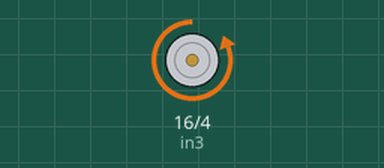
Recording of a program running on a simulated ESP8266 board running MicroPython. Shown: motor-driver pin pairs drawn as motors (green arrow = first pin HIGH = forward, orange = second pin HIGH = backward, longer = more drive). What the program prints to the serial console is not drawn. At 40.0 s the program stops and its outputs stay as they are.

Above: at 1.0 s.
At 3.0 s:
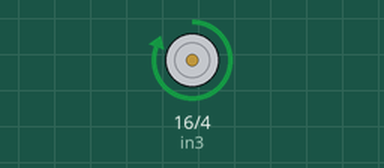
Timing chart, 0 to 5.2 s (numbered marks = the images above):
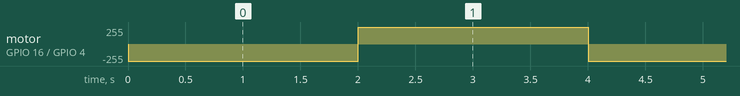

The program:

main.py
```python
import esp
import machine
from machine import Pin, PWM
import time

def pwm_motor(freq, duty):

    pwm_dc = PWM(Pin(5))
    pwm_dc.freq(freq)
    pwm_dc.duty(duty)

def pwm_servo(duty_cycle):
    #save_duty = pwm_dc.duty()
    #save_freq = pwm_dc.freq()
    pwm_servo = machine.PWM(machine.Pin(0), freq=50)
    pwm_servo.duty(duty_cycle)
    time.sleep_ms(500)
    pwm_servo.deinit()
    #pwm_motor(save_freq, save_duty)


def main():

    #print('main')
    in3 = Pin(16, Pin.OUT)
    in4 = Pin(4, Pin.OUT)
    pwm_motor(1000, 250)
    i = 0
    while(i < 10):
        in3.value(0)
        in4.value(1)
        time.sleep(2)
        in3.value(1)
        in4.value(0)
        time.sleep(2)
        i = i+1
main()
```

boot.py
```python
# This file is executed on every boot (including wake-boot from deepsleep)
import esp
esp.osdebug(0)
import gc
import webrepl
webrepl.start()
gc.collect()
print('start')
'''def do_connect():
    import network
    wlan = network.WLAN(network.STA_IF)
    wlan.active(True)
    if not wlan.isconnected():
        print('connecting to network...')
        wlan.connect('LIT', 'l17@2017')
        while not wlan.isconnected():
            pass
    print('network config:', wlan.ifconfig())
do_collect()'''
```

Measured:
- by itself, motor on GPIO 16 (in3) / GPIO 4 (in4): alternates forward 255/255 for 2.0 s and backward 255/255 for 2.0 s, 20 changes in all, then stays forward 255/255
